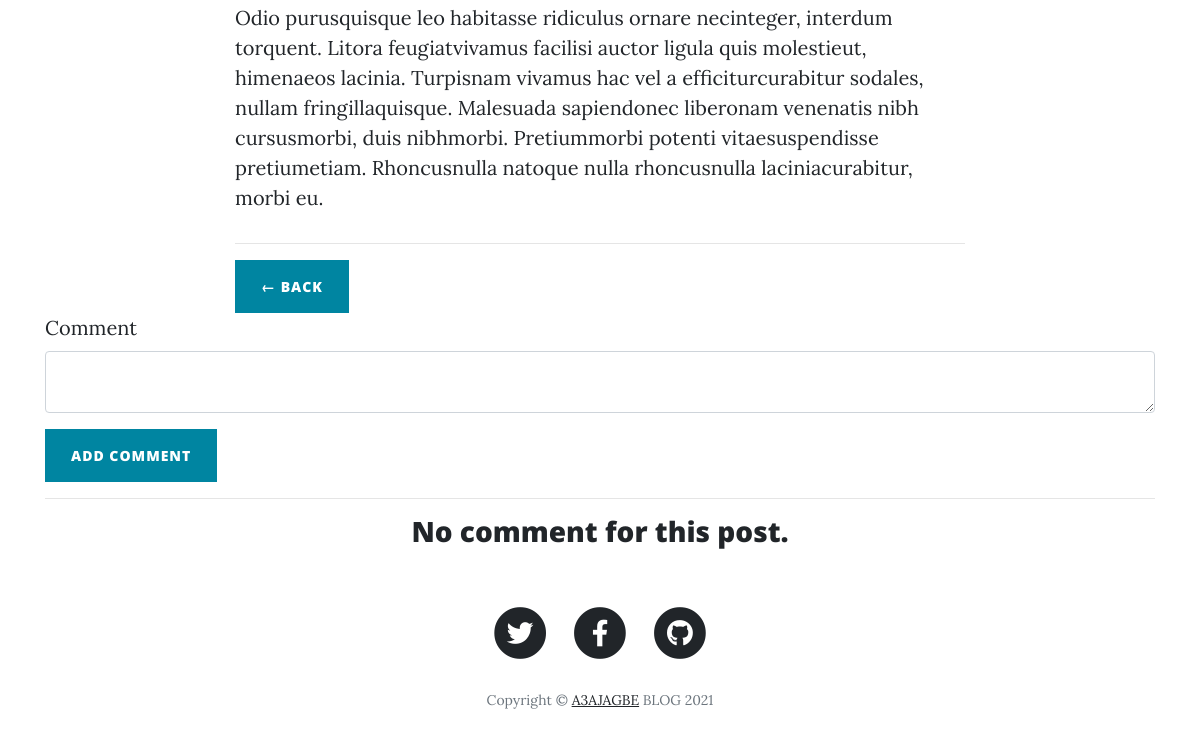
/blog/1 (lower part), run on an earlier commit of the app's database.
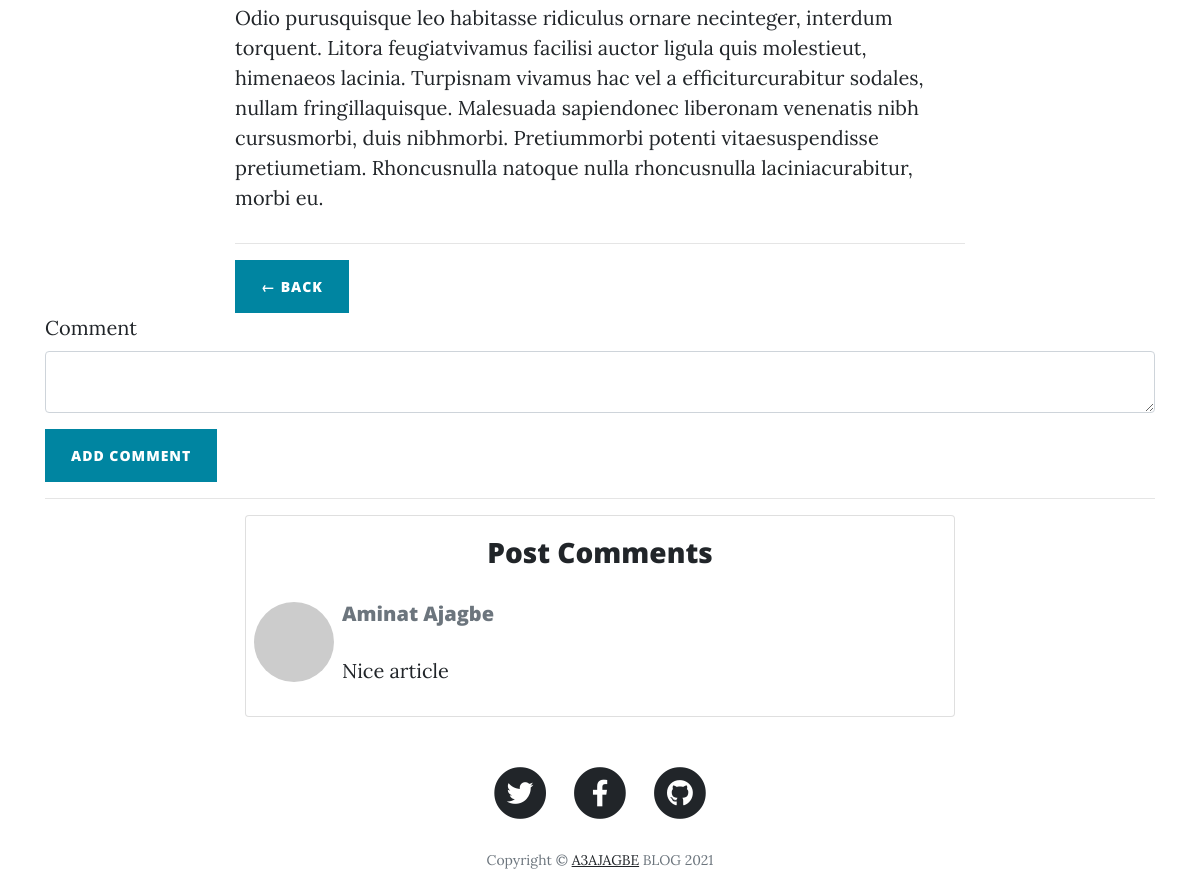
And on a later commit of the database.
### main.py (models this page shows)
class Posts(db.Model):
    __tablename__ = "posts"
    id = db.Column(db.Integer, primary_key=True)
    title = db.Column(db.String(250), unique=True, nullable=False)
    subtitle = db.Column(db.String(250), nullable=False)
    date = db.Column(db.String(250), nullable=False)
    body = db.Column(db.Text, nullable=False)
    img_url = db.Column(db.String(250), nullable=False)
    author_id = db.Column(db.Integer, db.ForeignKey("users.id"))
    author = relationship("Users", back_populates="posts")
    comments = relationship("Comments", back_populates="post")

class Comments(db.Model):
    __tablename__ = "comments"
    id = db.Column(db.Integer, primary_key=True)
    comment = db.Column(db.Text, nullable=False)
    author_id = db.Column(db.Integer, db.ForeignKey("users.id"))
    comment_author = relationship("Users", back_populates="comments")
    post_id = db.Column(db.Integer, db.ForeignKey("posts.id"))
    post = relationship("Posts", back_populates="comments")

class Users(UserMixin, db.Model):
    __tablename__ = "users"
    id = db.Column(db.Integer, primary_key=True)
    name = db.Column(db.String(1000), nullable=False)
    email = db.Column(db.String(100), unique=True, nullable=False)
    password = db.Column(db.String(500), nullable=False)
    posts = relationship("Posts", back_populates="author")
    comments = relationship("Comments", back_populates="comment_author")

### main.py (the view, shortened to what this page needs)
@app.route('/blog/<int:blog_id>', methods=["GET", "POST"])
def blog(blog_id):
    detail_blog = Posts.query.filter_by(id=blog_id).first()
    form = CommentForm()
    return render_template('blog.html', year=current_year, blog=detail_blog, form=form)

### main.py
class CommentForm(FlaskForm):
    comment = CKEditorField("Comment", [validators.InputRequired(message="The comment cannot be empty.")])
    submit = SubmitField("Add Comment")

### templates/blog.html (shortened to what this page needs)
{% import 'bootstrap/wtf.html' as wtf %}
{% include "header.html" %}
<article>
	<div class="container">
		<div class="row">
			<div class="col-lg-8 col-md-10 mx-auto">
				<p>{{ blog.body|safe }}</p>
				<hr>
				<div class="clearfix">
					<a class="btn btn-primary float-left" href="{{ url_for('index') }}"> &larr; Back</a>
				</div>
			</div>
		</div>
		{{ wtf.quick_form(form, novalidate=True, button_map={"submit": "primary"}) }}
		<hr>
		<div class="col-lg-8 col-md-10 mx-auto">
			{% if blog.comments %}
			<div class="card">
				<div class="card-body text-center">
					<h3 class="card-title">Post Comments</h3>
				</div>
				{% for comment in blog.comments %}
				<div class="d-flex">
					<div class="px-2"> <img src="{{ comment.comment_author.email | gravatar }}" class="rounded-circle" alt="{{comment.comment_author.name}} Image"> </div>
					<div>
						<h5 class="text-muted"> {{comment.comment_author.name}} </h5>
						{{comment.comment|safe}}
					</div>
				</div>
				{% endfor %}
			</div>
			{% else %}
			<h3 class="text-center">No comment for this post.</h3>
			{% endif %}
		</div>
	</div>
</article>
{% include "footer.html" %}

### templates/header.html (shortened to what this page needs)
<!DOCTYPE html>
<html lang="en">
<head>
  <link href="../static/vendor/bootstrap/css/bootstrap.min.css" rel="stylesheet">
  <link href="../static/vendor/fontawesome-free/css/all.min.css" rel="stylesheet" type="text/css">
  <link href="../static/css/clean-blog.min.css" rel="stylesheet">
</head>
<body>

### templates/footer.html (shortened to what this page needs)
  <footer>
    <div class="container">
      <div class="row">
        <div class="col-lg-8 col-md-10 mx-auto">
          <ul class="list-inline text-center">
            <li class="list-inline-item">
              <a href="#">
                <span class="fa-stack fa-lg">
                  <i class="fas fa-circle fa-stack-2x"></i>
                  <i class="fab fa-twitter fa-stack-1x fa-inverse"></i>
                </span>
              </a>
            </li>
            <li class="list-inline-item">
              <a href="#">
                <span class="fa-stack fa-lg">
                  <i class="fas fa-circle fa-stack-2x"></i>
                  <i class="fab fa-facebook-f fa-stack-1x fa-inverse"></i>
                </span>
              </a>
            </li>
            <li class="list-inline-item">
              <a href="#">
                <span class="fa-stack fa-lg">
                  <i class="fas fa-circle fa-stack-2x"></i>
                  <i class="fab fa-github fa-stack-1x fa-inverse"></i>
                </span>
              </a>
            </li>
          </ul>
          <p class="copyright text-muted">Copyright &copy; <a href="http://a3ajagbe-nc.herokuapp.com">A3AJAGBE</a> BLOG {{year}}</p>
        </div>
      </div>
    </div>
  </footer>
</body>
</html>

What changed in the data, as far as the page shows it:
added Comments: comment_author.name "Aminat Ajagbe", comment "Nice article"
Also different on the page:
text no longer shown: "No comment for this post."
text now shown: "Post Comments"
